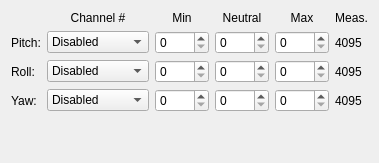
      <widget class="QWidget" name="tabInputs">
       <attribute name="title">
        <string>Inputs</string>
       </attribute>
       <layout class="QGridLayout" name="gridLayout_3">
        <item row="4" column="0">
         <widget class="QLabel" name="labelYaw_3">
          <property name="sizePolicy">
           <sizepolicy hsizetype="Fixed" vsizetype="Preferred">
            <horstretch>0</horstretch>
            <verstretch>0</verstretch>
           </sizepolicy>
          </property>
          <property name="text">
           <string>Yaw:</string>
          </property>
         </widget>
        </item>
        <item row="3" column="0">
         <widget class="QLabel" name="labelRoll_3">
          <property name="sizePolicy">
           <sizepolicy hsizetype="Fixed" vsizetype="Preferred">
            <horstretch>0</horstretch>
            <verstretch>0</verstretch>
           </sizepolicy>
          </property>
          <property name="text">
           <string>Roll:</string>
          </property>
         </widget>
        </item>
        <item row="5" column="0">
         <spacer name="verticalSpacer_3">
          <property name="orientation">
           <enum>Qt::Vertical</enum>
          </property>
          <property name="sizeHint" stdset="0">
           <size>
            <width>20</width>
            <height>40</height>
           </size>
          </property>
         </spacer>
        </item>
        <item row="2" column="0">
         <widget class="QLabel" name="labelPitch_3">
          <property name="sizePolicy">
           <sizepolicy hsizetype="Fixed" vsizetype="Preferred">
            <horstretch>0</horstretch>
            <verstretch>0</verstretch>
           </sizepolicy>
          </property>
          <property name="text">
           <string>Pitch:</string>
          </property>
         </widget>
        </item>
        <item row="1" column="6">
         <widget class="QLabel" name="labelInputMeas">
          <property name="text">
           <string>Meas.</string>
          </property>
          <property name="alignment">
           <set>Qt::AlignCenter</set>
          </property>
         </widget>
        </item>
        <item row="1" column="5">
         <widget class="QLabel" name="labelInputMax">
          <property name="text">
           <string>Max</string>
          </property>
          <property name="alignment">
           <set>Qt::AlignCenter</set>
          </property>
         </widget>
        </item>
        <item row="1" column="4">
         <widget class="QLabel" name="labelInputNeutral">
          <property name="text">
           <string>Neutral</string>
          </property>
          <property name="alignment">
           <set>Qt::AlignCenter</set>
          </property>
         </widget>
        </item>
        <item row="1" column="3">
         <widget class="QLabel" name="labelInputMin">
          <property name="text">
           <string>Min</string>
          </property>
          <property name="alignment">
           <set>Qt::AlignCenter</set>
          </property>
         </widget>
        </item>
        <item row="1" column="2">
         <widget class="QLabel" name="labelInputChannel">
          <property name="text">
           <string>Channel #</string>
          </property>
          <property name="alignment">
           <set>Qt::AlignCenter</set>
          </property>
         </widget>
        </item>
        <item row="4" column="6">
         <widget class="QLabel" name="labelInputYaw">
          <property name="sizePolicy">
           <sizepolicy hsizetype="Preferred" vsizetype="Preferred">
            <horstretch>0</horstretch>
            <verstretch>0</verstretch>
           </sizepolicy>
          </property>
          <property name="text">
           <string>4095</string>
          </property>
         </widget>
        </item>
        <item row="4" column="5">
         <widget class="QSpinBox" name="spinInputMaxYaw">
          <property name="accelerated">
           <bool>true</bool>
          </property>
          <property name="maximum">
           <number>4095</number>
          </property>
         </widget>
        </item>
        <item row="4" column="4">
         <widget class="QSpinBox" name="spinInputMidYaw">
          <property name="accelerated">
           <bool>true</bool>
          </property>
          <property name="maximum">
           <number>4095</number>
          </property>
         </widget>
        </item>
        <item row="4" column="3">
         <widget class="QSpinBox" name="spinInputMinYaw">
          <property name="accelerated">
           <bool>true</bool>
          </property>
          <property name="maximum">
           <number>4095</number>
          </property>
         </widget>
        </item>
        <item row="4" column="2">
         <widget class="QComboBox" name="comboInputChannelYaw">
          <property name="sizePolicy">
           <sizepolicy hsizetype="Expanding" vsizetype="Fixed">
            <horstretch>0</horstretch>
            <verstretch>0</verstretch>
           </sizepolicy>
          </property>
          <property name="currentIndex">
           <number>5</number>
          </property>
          <item>
           <property name="text">
            <string>AUX1 analog</string>
           </property>
          </item>
          <item>
           <property name="text">
            <string>AUX2 analog</string>
           </property>
          </item>
          <item>
           <property name="text">
            <string>AUX3 PWM</string>
           </property>
          </item>
          <item>
           <property name="text">
            <string>AUX4 PWM</string>
           </property>
          </item>
          <item>
           <property name="text">
            <string>AUX5 PWM</string>
           </property>
          </item>
          <item>
           <property name="text">
            <string>Disabled</string>
           </property>
          </item>
         </widget>
        </item>
        <item row="2" column="2">
         <widget class="QComboBox" name="comboInputChannelPitch">
          <property name="sizePolicy">
           <sizepolicy hsizetype="Expanding" vsizetype="Fixed">
            <horstretch>0</horstretch>
            <verstretch>0</verstretch>
           </sizepolicy>
          </property>
          <property name="currentIndex">
           <number>5</number>
          </property>
          <item>
           <property name="text">
            <string>AUX1 analog</string>
           </property>
          </item>
          <item>
           <property name="text">
            <string>AUX2 analog</string>
           </property>
          </item>
          <item>
           <property name="text">
            <string>AUX3 PWM</string>
           </property>
          </item>
          <item>
           <property name="text">
            <string>AUX4 PWM</string>
           </property>
          </item>
          <item>
           <property name="text">
            <string>AUX5 PWM</string>
           </property>
          </item>
          <item>
           <property name="text">
            <string>Disabled</string>
           </property>
          </item>
         </widget>
        </item>
        <item row="2" column="3">
         <widget class="QSpinBox" name="spinInputMinPitch">
          <property name="accelerated">
           <bool>true</bool>
          </property>
          <property name="maximum">
           <number>4095</number>
          </property>
         </widget>
        </item>
        <item row="2" column="4">
         <widget class="QSpinBox" name="spinInputMidPitch">
          <property name="accelerated">
           <bool>true</bool>
          </property>
          <property name="maximum">
           <number>4095</number>
          </property>
         </widget>
        </item>
        <item row="2" column="5">
         <widget class="QSpinBox" name="spinInputMaxPitch">
          <property name="accelerated">
           <bool>true</bool>
          </property>
          <property name="maximum">
           <number>4095</number>
          </property>
         </widget>
        </item>
        <item row="2" column="6">
         <widget class="QLabel" name="labelInputPitch">
          <property name="sizePolicy">
           <sizepolicy hsizetype="Preferred" vsizetype="Preferred">
            <horstretch>0</horstretch>
            <verstretch>0</verstretch>
           </sizepolicy>
          </property>
          <property name="text">
           <string>4095</string>
          </property>
         </widget>
        </item>
        <item row="3" column="2">
         <widget class="QComboBox" name="comboInputChannelRoll">
          <property name="sizePolicy">
           <sizepolicy hsizetype="Expanding" vsizetype="Fixed">
            <horstretch>0</horstretch>
            <verstretch>0</verstretch>
           </sizepolicy>
          </property>
          <property name="currentIndex">
           <number>5</number>
          </property>
          <item>
           <property name="text">
            <string>AUX1 analog</string>
           </property>
          </item>
          <item>
           <property name="text">
            <string>AUX2 analog</string>
           </property>
          </item>
          <item>
           <property name="text">
            <string>AUX3 PWM</string>
           </property>
          </item>
          <item>
           <property name="text">
            <string>AUX4 PWM</string>
           </property>
          </item>
          <item>
           <property name="text">
            <string>AUX5 PWM</string>
           </property>
          </item>
          <item>
           <property name="text">
            <string>Disabled</string>
           </property>
          </item>
         </widget>
        </item>
        <item row="3" column="3">
         <widget class="QSpinBox" name="spinInputMinRoll">
          <property name="accelerated">
           <bool>true</bool>
          </property>
          <property name="maximum">
           <number>4095</number>
          </property>
         </widget>
        </item>
        <item row="3" column="4">
         <widget class="QSpinBox" name="spinInputMidRoll">
          <property name="accelerated">
           <bool>true</bool>
          </property>
          <property name="maximum">
           <number>4095</number>
          </property>
         </widget>
        </item>
        <item row="3" column="5">
         <widget class="QSpinBox" name="spinInputMaxRoll">
          <property name="accelerated">
           <bool>true</bool>
          </property>
          <property name="maximum">
           <number>4095</number>
          </property>
         </widget>
        </item>
        <item row="3" column="6">
         <widget class="QLabel" name="labelInputRoll">
          <property name="sizePolicy">
           <sizepolicy hsizetype="Preferred" vsizetype="Preferred">
            <horstretch>0</horstretch>
            <verstretch>0</verstretch>
           </sizepolicy>
          </property>
          <property name="text">
           <string>4095</string>
          </property>
         </widget>
        </item>
       </layout>
      </widget>
